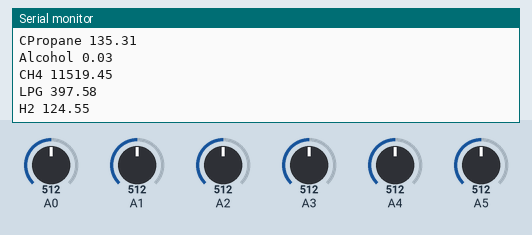
This sketch was run on a simulated Arduino Uno, built with avr-gcc and run on an emulated ATmega328P. On the bench: the last lines printed to the serial monitor. The inputs (shaded band) are chosen by the test bench; at power-on: A0 = 512, A1 = 512, A2 = 512, A3 = 512, A4 = 512, A5 = 512.

Above: at 2.8 s.
2.9 s: A0 set to 716
5.6 s: A1 set to 716
At 7.3 s:
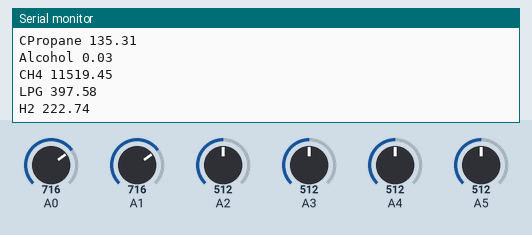
8.3 s: A2 set to 716
At 10.8 s:
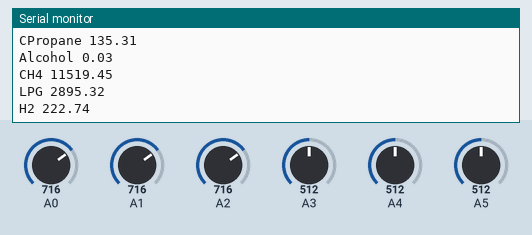
11.0 s: A3 set to 716
At 13.1 s:
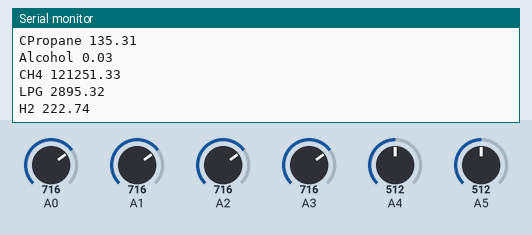

The sketch:

test6.ino
```cpp
#define RL 20
#define ro135 76.63
#define ro8 1
#define ro6 13.4285714
#define ro4 47.775076
#define ro3 3.86018237
#define ro2 9.659574468

void setup() {
  // put your setup code here, to run once:
  Serial.begin(9600);
pinMode(A0,INPUT);
pinMode(A1,INPUT);
pinMode(A2,INPUT);
pinMode(A3,INPUT);
pinMode(A4,INPUT);
pinMode(A5,INPUT);

}

void loop() {
  // put your main code here, to run repeatedly:
  float mq135=analogRead(A0);
  float mq8=analogRead(A1);
  float mq6=analogRead(A2);
  float mq4=analogRead(A3);
  float mq3=analogRead(A4);
  float mq2=analogRead(A5);
  float vrl135 = (mq135*5)/1023;
  float vrl8 = (mq8*5)/1023;
  float vrl6 = (mq6*5)/1023;
  float vrl4 = (mq4*5)/1023;
  float vrl3 = (mq3*5)/1023;
  float vrl2 = (mq2*5)/1023;
  float rs135 = ((5-vrl135)*RL)/vrl135;
  float rs8 = ((5-vrl8)*RL)/vrl8;
  float rs6 = ((5-vrl6)*RL)/vrl6;
  float rs4 = ((5-vrl4)*RL)/vrl4;
  float rs3 = ((5-vrl3)*RL)/vrl3;
  float rs2 = ((5-vrl2)*RL)/vrl2;
  float ratio135 = rs135/ro135;
  float ratio8 = rs8/ro8;
  float ratio6 = rs6/ro6;
  float ratio4 = rs4/ro4;
  float ratio3 = rs3/ro3;
  float ratio2 = rs2/ro2;
  float co2 = 110.47*(pow(ratio135,-2.862));
  float propane = 652.71*(pow(ratio2,-2.168));
  float alcohol = 0.3934*(pow(ratio3,-1.504));
  float ch4 = 1012.7*(pow(ratio4,-2.786));
  float lpg = 1009.2*(pow(ratio6,-2.35));
  float h2 = 976.97*(pow(ratio8,-0.688));

  Serial.print("CO2 ");
  Serial.println(co2);
  Serial.print("CPropane ");
  Serial.println(propane);
  Serial.print("Alcohol ");
  Serial.println(alcohol);
  Serial.print("CH4 ");
  Serial.println(ch4);
  Serial.print("LPG ");
  Serial.println(lpg);
  Serial.print("H2 ");
  Serial.println(h2);
  delay(2000);

}
```

Measured:
- after the input at 5.6 s, the serial monitor: prints a new line after 0.54 s (image 1)
- after the input at 8.3 s, the serial monitor: prints a new line after 1.9 s (image 2)
- after the input at 11.0 s, the serial monitor: prints a new line after 1.2 s (image 3)
